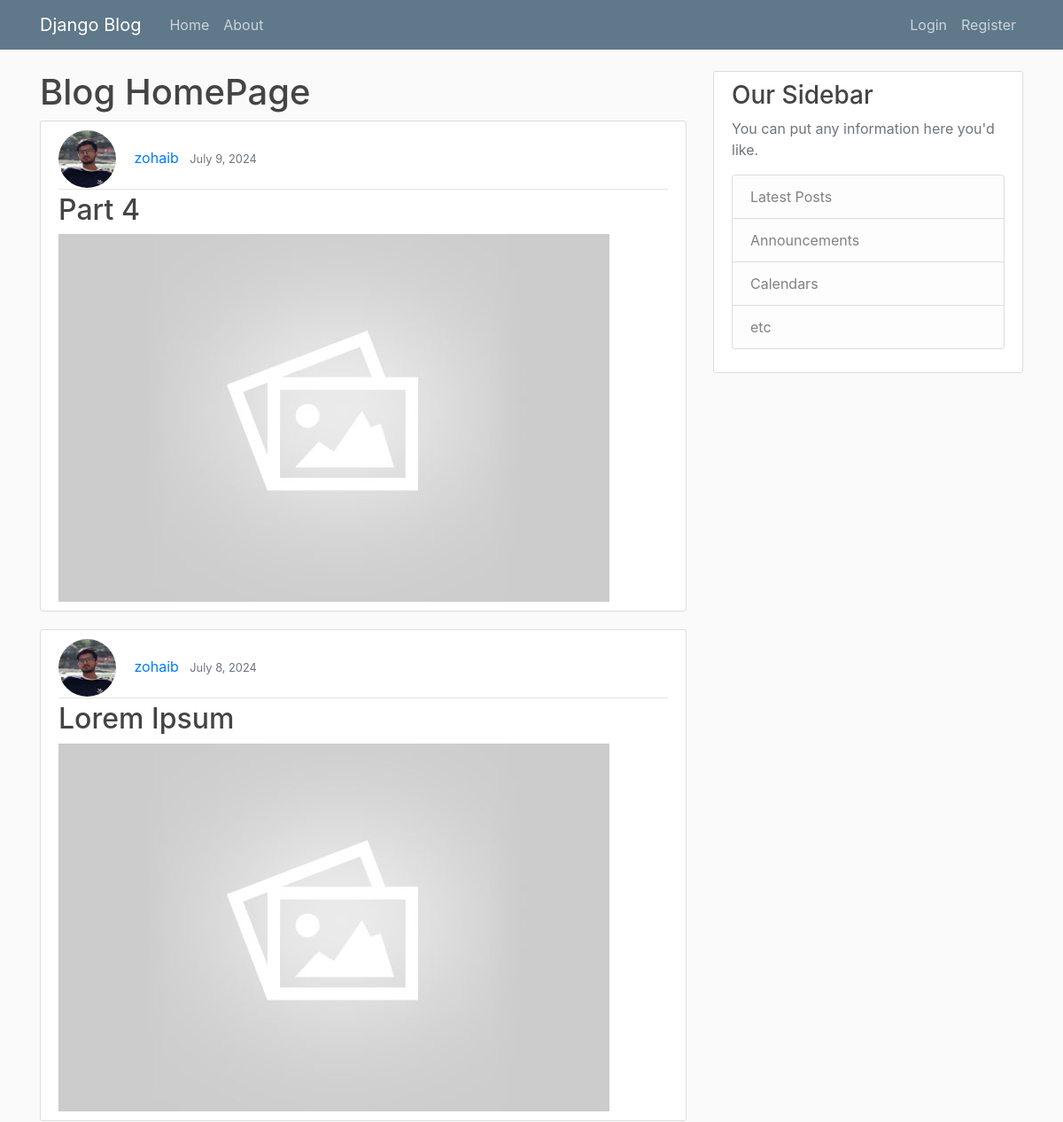
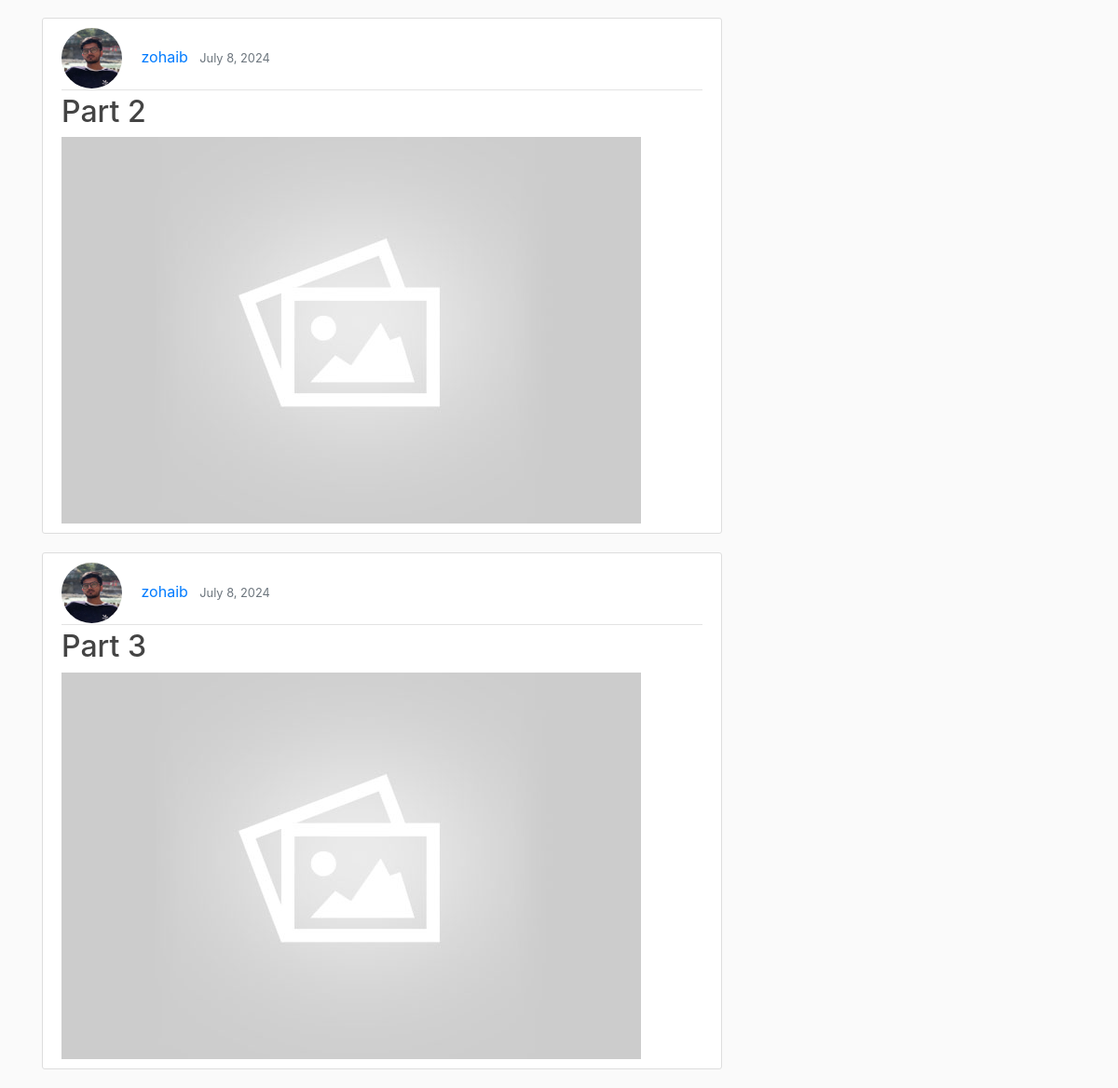
The app's page /, older data (2 pictures, top to bottom).
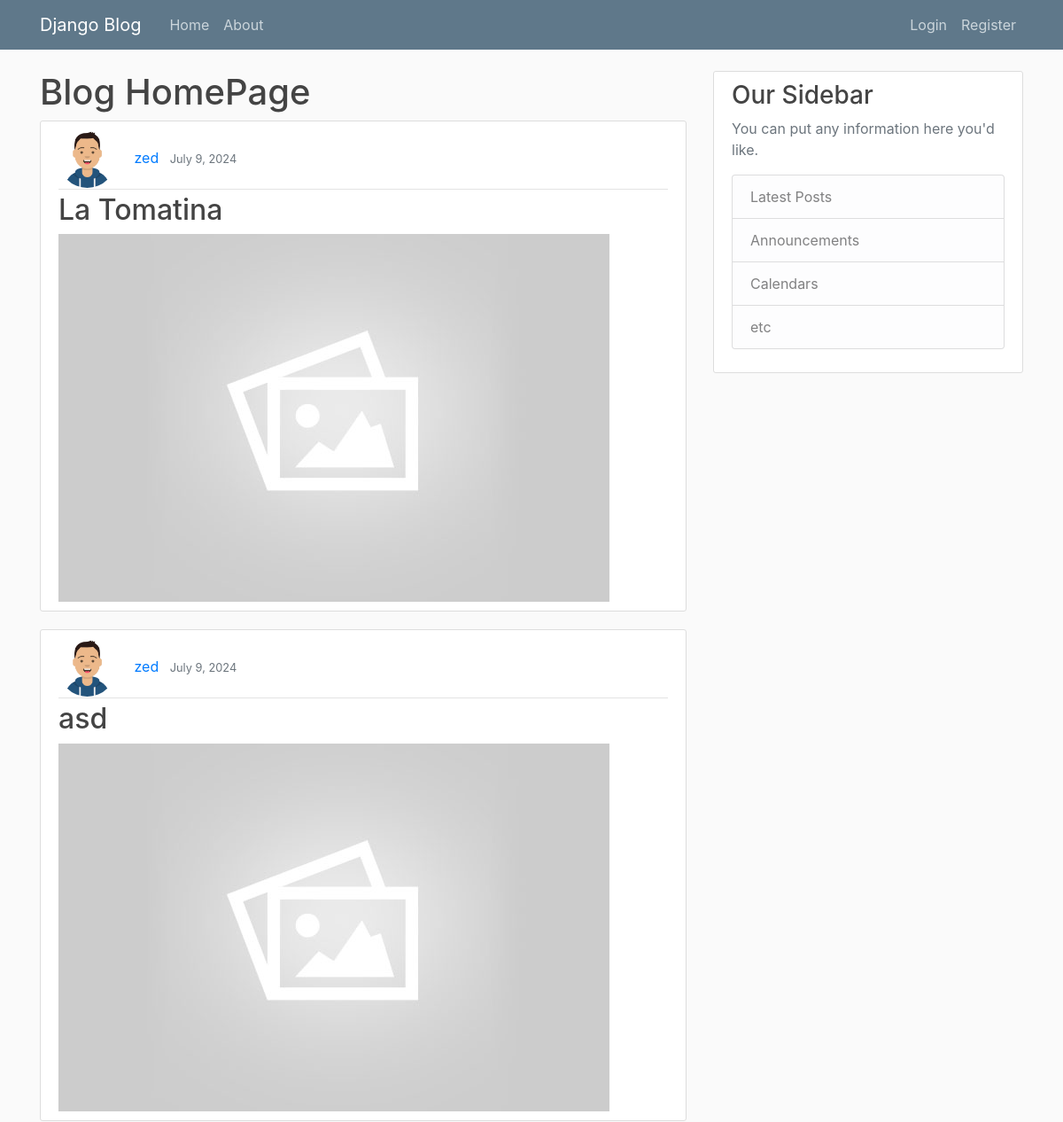
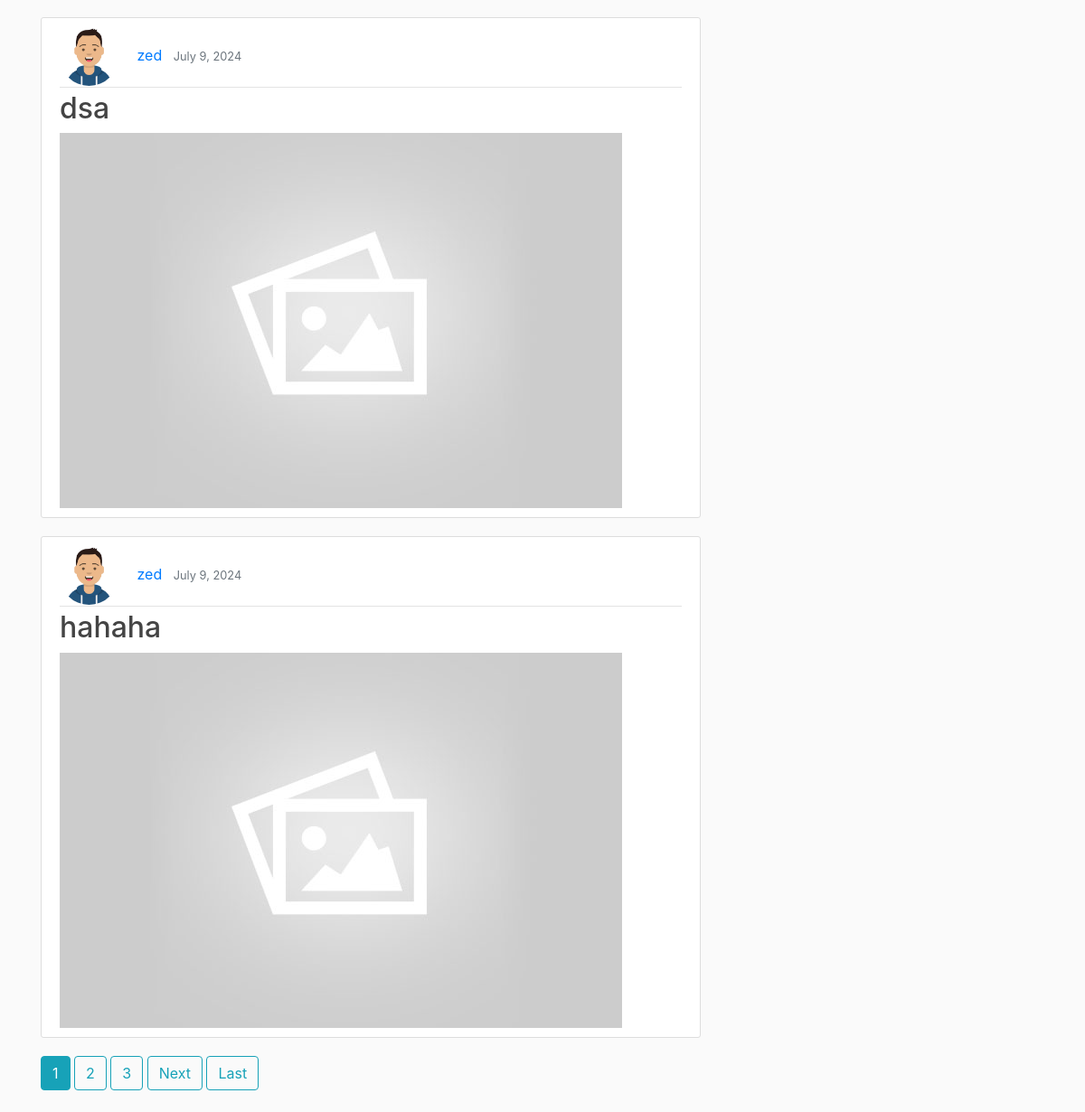
The same page, newer data (2 pictures, top to bottom).
### blog/models.py (models this page shows, shortened)
class Post(models.Model):
    title = models.CharField(max_length=100)
    author = models.ForeignKey(User, on_delete=models.CASCADE)
    created_time = models.DateField(auto_now_add=True)
    content = models.TextField()
    image = models.ImageField(default='default.jpg', null=True, blank=True)

### users/models.py (models this page shows, shortened)
class Profile(models.Model):
    user = models.OneToOneField(User, on_delete=models.CASCADE)
    image = models.ImageField(null=True, blank=True, default='user-default.png')

### blog/views.py (the view)
# urls.py: path('', views.PostListView.as_view(), name='blog-home'),
class PostListView(ListView):
    model = Post
    template_name = 'homepage.html'
    context_object_name = 'posts'
    ordering = ['-created_time']
    paginate_by = 4

### blog/templates/homepage.html (shortened to what this page needs)
{% extends "main.html" %}
{% block content %}
<h1>Blog HomePage</h1>
{% for post in posts %}
<article class="media content-section">
  <div class="media-body">
    <div class="article-metadata">
      <img class="rounded-circle article-img" src="{{post.author.profile.image.url}}">
      <a class="mr-2" href="{% url 'user-blogs' post.author %}">{{ post.author }}</a>
      <small class="text-muted">{{ post.created_time }}</small>
    </div>
    <h2><a class="article-title" href="{% url 'blog-post' post.id %}">{{ post.title }}</a></h2>
    <img class="thumbnail" src="{{ post.image.url }}" alt="Blog thumbnail"/>
  </div>
</article>
{% endfor %}
{% if is_paginated %}
  {% for num in page_obj.paginator.page_range %}
    {% if page_obj.number == num %}
        <a class="btn btn-info mb-4" href="?page={{ num }}">{{ num }}</a>
    {% elif num > page_obj.number|add:'-3' and num < page_obj.number|add:'3' %}
        <a class="btn btn-outline-info mb-4" href="?page={{ num }}">{{ num }}</a>
    {% endif %}
  {% endfor %}
  {% if page_obj.has_next %}
    <a class="btn btn-outline-info mb-4" href="?page={{ page_obj.next_page_number }}">Next</a>
    <a class="btn btn-outline-info mb-4" href="?page={{ page_obj.paginator.num_pages }}">Last</a>
  {% endif %}
{% endif %}
{% endblock %}

Row changes from the older to the newer data that the page shows:
removed Post: author.profile.image (picture), author "zohaib", created_time "July 9, 2024", title "Part 4", image (placeholder picture)
no longer on this page (row unchanged): Post: author.profile.image (picture), author "zohaib", created_time "July 8, 2024", title "Lorem Ipsum", image (placeholder picture)
no longer on this page (row unchanged): Post: author.profile.image (picture), author "zohaib", created_time "July 8, 2024", title "Part 2", image (placeholder picture)
no longer on this page (row unchanged): Post: author.profile.image (picture), author "zohaib", created_time "July 8, 2024", title "Part 3", image (placeholder picture)
added Post: author.profile.image (placeholder picture), author "zed", created_time "July 9, 2024", title "La Tomatina", image (placeholder picture)
added Post: author.profile.image (placeholder picture), author "zed", created_time "July 9, 2024", title "asd", image (placeholder picture)
added Post: author.profile.image (placeholder picture), author "zed", created_time "July 9, 2024", title "dsa", image (placeholder picture)
added Post: author.profile.image (placeholder picture), author "zed", created_time "July 9, 2024", title "hahaha", image (placeholder picture)
Text that changed along with them:
new list line: "1"
new list line: "2"
new list line: "3"
text now shown: "Next Last"
